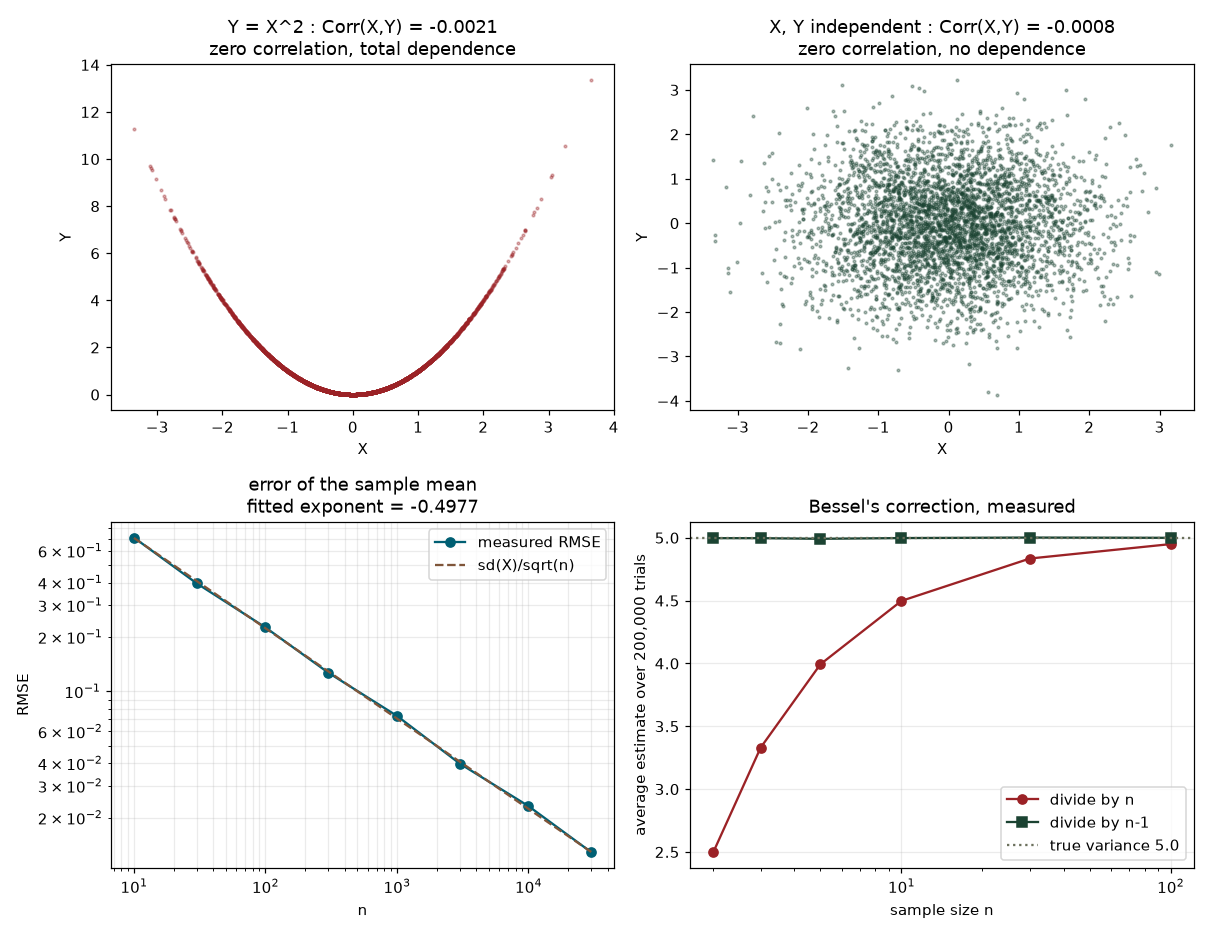

The Python source for this figure:
"""1.8 - Expectation, Variance, Covariance: measured, not asserted.

Seven numbered demonstrations that VERIFY the algebra of expectation,
variance and covariance numerically instead of restating it.

Requirements : numpy, matplotlib (Agg backend only - never opens a window).
Safe/offline : no network, no API keys, no environment variables read, no
               files read. The single file written is
               08_expectation_variance_covariance.png, beside this script.
Reproducible : every random number comes from np.random.default_rng(SEED)
               with SEED = 314159, printed at startup.

What this proves practically
 1. Var(X) = E[X^2] - (E[X])^2 is an identity, not an approximation: both
    sides are computed independently and agree to machine precision. The
    exact worked case E[X]=2, E[X^2]=9 -> Var(X)=5 is checked against a
    two-million-draw simulation.
 2. Covariance ZERO does not imply independence. On y = x^2 with symmetric
    x the relationship is perfectly deterministic, yet the measured
    correlation is ~0. The dependence is then exposed by a second-moment
    test that a correlation coefficient structurally cannot see.
 3. The error of a sample mean shrinks as n^(-1/2). The exponent is fitted
    from measured data, not assumed - and that single number is why a
    50-example eval set cannot resolve a 3-point accuracy difference (7.9).
 4. Var(X+Y) = Var(X) + Var(Y) + 2*Cov(X,Y) holds to ~1e-15 for correlated
    AND uncorrelated pairs; independence is exactly what deletes the cross
    term, which is in turn why Var(sample mean) = Var(X)/n.
 5. A covariance matrix computed by hand from the definition equals
    np.cov to machine precision; its eigenvectors give coordinates in which
    the covariance matrix is DIAGONAL - which is precisely what PCA (2.14)
    does, demonstrated here before PCA is named.
 6. Dividing by n systematically UNDERESTIMATES variance. The bias is
    measured over 200,000 trials and matched against the predicted
    -sigma^2/n; dividing by n-1 removes it. Bessel's correction is measured,
    not asserted.
 7. Concrete cost of demo 3: with 50 eval examples, a model that is truly
    3 points worse wins the comparison a large fraction of the time. The
    sample size needed to fix that is computed and simulated.
"""

import math
import os

import numpy as np

import matplotlib

matplotlib.use("Agg")  # headless: never call plt.show() in course scripts
import matplotlib.pyplot as plt

SEED = 314159
LINE = "=" * 70

# ---------------------------------------------------------------------------
# The reference random variable used throughout demos 1, 3 and 6.
#
# X takes the value 0 with probability 1/2, 3 with probability 1/3, and 6
# with probability 1/6. This is chosen so the closed-form answers are exact
# small integers, which makes any numerical disagreement obvious:
#     E[X]   = 0*(1/2) + 3*(1/3) + 6*(1/6) = 0 + 1 + 1 = 2
#     E[X^2] = 0*(1/2) + 9*(1/3) + 36*(1/6) = 0 + 3 + 6 = 9
#     Var(X) = E[X^2] - (E[X])^2 = 9 - 4 = 5
# Those are exactly the numbers in skip-test question 2.
# ---------------------------------------------------------------------------
VALUES = np.array([0.0, 3.0, 6.0])
PROBS = np.array([1.0 / 2.0, 1.0 / 3.0, 1.0 / 6.0])
TRUE_MEAN = 2.0
TRUE_VAR = 5.0


def sample_x(rng, shape):
    """Draw from the reference distribution via inverse-CDF sampling.

    Much faster than rng.choice for large shapes: one uniform per draw plus
    a binary search. The probability model itself is 1.7 material; here it
    is only a source of data with a KNOWN mean and variance.
    """
    cum = np.cumsum(PROBS)
    u = rng.random(shape)
    return VALUES[np.searchsorted(cum, u)]


def phi(z):
    """Standard normal CDF, from math.erf - avoids a scipy dependency."""
    return 0.5 * (1.0 + math.erf(z / math.sqrt(2.0)))


# ---------------------------------------------------------------------------
def demo1_identity():
    """Var(X) = E[X^2] - (E[X])^2, exactly, then confirmed by simulation."""
    print(LINE)
    print("DEMO 1 - expectation, variance, and the identity Var = E[X^2] - E[X]^2")
    print(LINE)

    rng = np.random.default_rng(SEED)

    # ---- closed form, straight from the definition of expectation --------
    # E[g(X)] = sum over outcomes of P(outcome) * g(outcome).  Expectation is
    # a PROBABILITY-WEIGHTED sum, not an arithmetic average of the values.
    e_x = float(np.sum(PROBS * VALUES))
    e_x2 = float(np.sum(PROBS * VALUES**2))
    var_identity = e_x2 - e_x**2
    # The other definition: average squared distance from the mean.
    var_definition = float(np.sum(PROBS * (VALUES - e_x) ** 2))

    print("  X = 0 with p=1/2,  3 with p=1/3,  6 with p=1/6")
    print("  E[X]   (weighted sum)            = %.15f" % e_x)
    print("  E[X^2] (weighted sum)            = %.15f" % e_x2)
    print()
    print("  route A: E[X^2] - (E[X])^2       = %.15f" % var_identity)
    print("  route B: E[(X - E[X])^2]         = %.15f" % var_definition)
    print("  abs diff between the two routes  = %.3e" % abs(var_identity - var_definition))
    print("  -> the identity is algebra, not an approximation")
    print()
    print("  SKIP TEST 2: E[X]=2, E[X^2]=9  ->  Var(X) = 9 - 2^2 = %.1f" % var_identity)
    print("               sd(X) = sqrt(Var) = %.6f" % math.sqrt(var_identity))
    print()

    # ---- same numbers, obtained by brute force ---------------------------
    n = 2_000_000
    x = sample_x(rng, n)
    samp_mean = float(x.mean())
    samp_e_x2 = float((x**2).mean())
    var_via_identity = samp_e_x2 - samp_mean**2  # 1/n version
    var_via_numpy = float(np.var(x))  # numpy default ddof=0, also 1/n

    print("  simulation, n = %d draws" % n)
    print("  sample mean                      = %.6f   (truth %.1f)" % (samp_mean, TRUE_MEAN))
    print("  sample E[X^2]                    = %.6f   (truth %.1f)" % (samp_e_x2, e_x2))
    print("  sample var via E[X^2] - mean^2   = %.12f" % var_via_identity)
    print("  sample var via np.var (ddof=0)   = %.12f" % var_via_numpy)
    print("  max abs diff                     = %.3e" % abs(var_via_identity - var_via_numpy))
    print("  error of sample mean vs truth    = %.6f" % abs(samp_mean - TRUE_MEAN))
    print()
    print("  CAUTION (1.12): the identity is exact in real arithmetic but")
    print("  cancels catastrophically in floating point on shifted data.")
    shifted = x + 1e9  # shifting cannot change a variance -- but watch
    naive_shift = float((shifted**2).mean() - shifted.mean() ** 2)
    print("  same data shifted by 1e9 (spread is unchanged by definition):")
    print("    E[X^2] - mean^2                = %.6f   (raw %.3e)" % (naive_shift, naive_shift))
    print("    np.var (centres first)         = %.6f" % float(np.var(shifted)))
    print("    truth                          = %.6f" % TRUE_VAR)
    return None


# ---------------------------------------------------------------------------
def demo2_zero_cov_not_independence():
    """The centrepiece: cov = 0 with a perfectly deterministic relationship."""
    print(LINE)
    print("DEMO 2 - covariance ZERO does not mean independent")
    print(LINE)

    rng = np.random.default_rng(SEED + 1)
    n = 500_000

    # Case A: y is a DETERMINISTIC function of x. Knowing x tells you y with
    # certainty. There is no stronger dependence than this.
    x = rng.normal(0.0, 1.0, n)
    y = x**2

    # Cov(X,Y) = E[(X-EX)(Y-EY)].  For symmetric x, E[X^3] = 0 and E[X] = 0,
    # so Cov(X, X^2) = E[X^3] - E[X]E[X^2] = 0 - 0 = 0 exactly.
    cov_a = float(np.cov(x, y, ddof=1)[0, 1])
    corr_a = float(np.corrcoef(x, y)[0, 1])

    # Case B: genuinely independent - drawn from separate streams.
    x2 = rng.normal(0.0, 1.0, n)
    z = rng.normal(0.0, 1.0, n)
    cov_b = float(np.cov(x2, z, ddof=1)[0, 1])
    corr_b = float(np.corrcoef(x2, z)[0, 1])

    print("  n = %d draws in each case" % n)
    print()
    print("  case                              Cov(X,Y)        Corr(X,Y)")
    print("  ------------------------------  ------------  ---------------")
    print("  A: Y = X^2 (X standard normal)  %12.6f  %15.6f" % (cov_a, corr_a))
    print("  B: X, Y independent normals     %12.6f  %15.6f" % (cov_b, corr_b))
    print()
    print("  Both correlations are ~0. Only ONE of the two pairs is independent.")
    print()

    # ---- expose the dependence that correlation cannot see ---------------
    # Independence means E[f(X)g(Y)] = E[f(X)]E[g(Y)] for EVERY pair of
    # functions f and g. Covariance only checks the single case f=g=identity.
    # Choose f(x)=x^2 and g(y)=y^2 and the two cases separate immediately.
    lhs_a = float((x**2 * y**2).mean())
    rhs_a = float((x**2).mean() * (y**2).mean())
    lhs_b = float((x2**2 * z**2).mean())
    rhs_b = float((x2**2).mean() * (z**2).mean())

    print("  independence test with f(X)=X^2, g(Y)=Y^2 :")
    print("    case      E[f(X)g(Y)]      E[f(X)]E[g(Y)]        ratio")
    print("    ------  ---------------  ----------------  -----------")
    print("    A       %15.6f  %16.6f  %11.4f" % (lhs_a, rhs_a, lhs_a / rhs_a))
    print("    B       %15.6f  %16.6f  %11.4f" % (lhs_b, rhs_b, lhs_b / rhs_b))
    print("    Independence demands ratio 1. A gives %.3f, B gives %.3f."
          % (lhs_a / rhs_a, lhs_b / rhs_b))
    print("    Covariance never looked at squares, so it never saw this.")
    print()

    # A nonlinear re-encoding restores the visible correlation in case A.
    corr_abs_a = float(np.corrcoef(np.abs(x), y)[0, 1])
    corr_abs_b = float(np.corrcoef(np.abs(x2), z)[0, 1])
    print("  same data, correlating |X| with Y instead of X with Y:")
    print("    case A  Corr(|X|, Y) = %9.6f   <- the dependence was always there" % corr_abs_a)
    print("    case B  Corr(|X|, Y) = %9.6f   <- still nothing, correctly" % corr_abs_b)
    print()

    # ---- conditional means: the parabola, in numbers ---------------------
    edges = np.quantile(x, [0.0, 0.2, 0.4, 0.6, 0.8, 1.0])
    idx_a = np.clip(np.searchsorted(edges[1:-1], x), 0, 4)
    edges_b = np.quantile(x2, [0.0, 0.2, 0.4, 0.6, 0.8, 1.0])
    idx_b = np.clip(np.searchsorted(edges_b[1:-1], x2), 0, 4)

    print("  mean of Y inside each quintile of X:")
    print("    quintile of X          case A E[Y|bin]   case B E[Y|bin]")
    print("    ---------------------  ---------------  ----------------")
    for k in range(5):
        ma = float(y[idx_a == k].mean())
        mb = float(z[idx_b == k].mean())
        print("    %d  (%6.2f .. %6.2f)  %15.4f  %16.4f"
              % (k + 1, edges[k], edges[k + 1], ma, mb))
    print("    case A sweeps high-low-high: a parabola. Case B is flat noise.")
    return {"x": x[:4000], "y": y[:4000], "x2": x2[:4000], "z": z[:4000],
            "corr_a": corr_a, "corr_b": corr_b}


# ---------------------------------------------------------------------------
def demo3_convergence_rate():
    """Measure the exponent in error ~ n^p. It should come out near -0.5."""
    print(LINE)
    print("DEMO 3 - how fast does a sample mean converge? MEASURE the exponent")
    print(LINE)

    rng = np.random.default_rng(SEED + 2)
    n_values = [10, 30, 100, 300, 1000, 3000, 10000, 30000]
    trials = 800
    chunk = 100  # keep peak memory small: at most chunk*n floats at once

    rmse_mean = []
    rmse_var = []
    for n in n_values:
        errs_m = []
        errs_v = []
        done = 0
        while done < trials:
            block = min(chunk, trials - done)
            xs = sample_x(rng, (block, n))
            errs_m.append(xs.mean(axis=1) - TRUE_MEAN)
            errs_v.append(xs.var(axis=1, ddof=1) - TRUE_VAR)
            done += block
        em = np.concatenate(errs_m)
        ev = np.concatenate(errs_v)
        rmse_mean.append(float(np.sqrt((em**2).mean())))
        rmse_var.append(float(np.sqrt((ev**2).mean())))

    rmse_mean = np.array(rmse_mean)
    rmse_var = np.array(rmse_var)
    n_arr = np.array(n_values, dtype=float)
    # Closed form: the standard error of a mean of n iid draws is
    # sd(X)/sqrt(n). That follows from demo 4, not from magic.
    predicted = math.sqrt(TRUE_VAR) / np.sqrt(n_arr)

    print("  reference X: true mean %.1f, true variance %.1f, %d trials per n"
          % (TRUE_MEAN, TRUE_VAR, trials))
    print()
    print("        n   RMSE(sample mean)   sd(X)/sqrt(n)    ratio   RMSE(sample var)")
    print("  -------  -----------------  ---------------  -------  ----------------")
    for i, n in enumerate(n_values):
        print("  %7d  %17.6f  %15.6f  %7.3f  %16.6f"
              % (n, rmse_mean[i], predicted[i], rmse_mean[i] / predicted[i], rmse_var[i]))

    # Fit log10(RMSE) = a + p*log10(n). The slope p IS the convergence rate.
    p_mean, a_mean = np.polyfit(np.log10(n_arr), np.log10(rmse_mean), 1)
    p_var, _ = np.polyfit(np.log10(n_arr), np.log10(rmse_var), 1)
    print()
    print("  fitted exponent for the MEAN     : %.4f   (theory -0.5)" % p_mean)
    print("  fitted exponent for the VARIANCE : %.4f   (theory -0.5)" % p_var)
    print()
    print("  Reading it operationally: to halve the error you need 4x the data.")
    print("  n=100 -> se %.4f ;  n=400 -> se %.4f ;  n=1600 -> se %.4f"
          % (math.sqrt(TRUE_VAR / 100), math.sqrt(TRUE_VAR / 400), math.sqrt(TRUE_VAR / 1600)))
    return {"n": n_arr, "rmse": rmse_mean, "pred": predicted, "slope": float(p_mean)}


# ---------------------------------------------------------------------------
def demo4_variance_of_a_sum():
    """Var(X+Y) = Var X + Var Y + 2 Cov(X,Y), and what independence deletes."""
    print(LINE)
    print("DEMO 4 - Var(X+Y) = Var(X) + Var(Y) + 2*Cov(X,Y)")
    print(LINE)

    rng = np.random.default_rng(SEED + 3)
    n = 400_000
    base = rng.normal(0.0, 2.0, n)  # Var = 4
    noise = rng.normal(0.0, 3.0, n)  # Var = 9

    cases = [
        ("Y independent of X", base, noise.copy()),
        ("Y =  1.5*X + noise", base, 1.5 * base + noise),
        ("Y = -1.5*X + noise", base, -1.5 * base + noise),
    ]

    print("  all estimates use ddof=1, so the identity should hold to ~1e-15")
    print()
    header = "  case                  Var(X)    Var(Y)   Cov(X,Y)   Var(X+Y)  VX+VY+2C    diff"
    print(header)
    print("  " + "-" * (len(header) - 2))
    for name, a, b in cases:
        vx = float(np.var(a, ddof=1))
        vy = float(np.var(b, ddof=1))
        cxy = float(np.cov(a, b, ddof=1)[0, 1])
        lhs = float(np.var(a + b, ddof=1))
        rhs = vx + vy + 2.0 * cxy
        print("  %-18s %9.4f %9.4f %10.4f %10.4f %9.4f %7.1e"
              % (name, vx, vy, cxy, lhs, rhs, abs(lhs - rhs)))

    print()
    print("  and the mirror identity Var(X-Y) = Var(X) + Var(Y) - 2*Cov(X,Y):")
    for name, a, b in cases:
        vx = float(np.var(a, ddof=1))
        vy = float(np.var(b, ddof=1))
        cxy = float(np.cov(a, b, ddof=1)[0, 1])
        lhs = float(np.var(a - b, ddof=1))
        rhs = vx + vy - 2.0 * cxy
        print("    %-18s  Var(X-Y) = %9.4f   vs %9.4f   diff %7.1e"
              % (name, lhs, rhs, abs(lhs - rhs)))

    print()
    print("  CONSEQUENCE - why demo 3 saw n^-0.5:")
    print("  For n INDEPENDENT copies every cross term is 0, so the variances")
    print("  simply add:  Var(sum) = n*Var(X), and Var(mean) = Var(X)/n.")
    # Verify that directly rather than asserting it.
    trials, m = 40_000, 25
    xs = sample_x(rng, (trials, m))
    emp = float(np.var(xs.mean(axis=1), ddof=1))
    print("  simulated Var(mean of %d draws) = %.6f   predicted Var(X)/%d = %.6f"
          % (m, emp, m, TRUE_VAR / m))
    print("  relative gap = %.3f%%" % (100.0 * abs(emp - TRUE_VAR / m) / (TRUE_VAR / m)))
    return None


# ---------------------------------------------------------------------------
def demo5_covariance_matrix():
    """Covariance matrix by hand vs np.cov, then diagonalize it (2.14)."""
    print(LINE)
    print("DEMO 5 - the covariance MATRIX, by hand and by numpy, then diagonalized")
    print(LINE)

    rng = np.random.default_rng(SEED + 4)
    n = 200_000
    f0 = rng.normal(0.0, 2.0, n)  # a feature on a big scale
    f1 = 0.9 * f0 + rng.normal(0.0, 1.0, n)  # correlated with f0
    f2 = -0.4 * f0 + rng.normal(0.0, 0.3, n)  # anti-correlated, small scale
    X = np.column_stack([f0, f1, f2])  # shape (n, 3): rows = samples

    # ---- by hand, straight from Cov(i,j) = E[(Xi-mu_i)(Xj-mu_j)] ---------
    mu = X.mean(axis=0)
    Xc = X - mu  # centre every column: this IS the "subtract the mean" step
    C_hand = (Xc.T @ Xc) / (n - 1)  # ddof=1 to match np.cov's default
    C_np = np.cov(X, rowvar=False)  # rowvar=False: columns are variables

    print("  data: %d samples, 3 features" % n)
    print("  covariance matrix computed by hand ((Xc.T @ Xc)/(n-1)):")
    for row in C_hand:
        print("    [%10.6f %10.6f %10.6f]" % tuple(row))
    print("  max abs diff vs np.cov            = %.3e" % float(np.abs(C_hand - C_np).max()))
    print("  matrix is symmetric, max|C - C.T| = %.3e" % float(np.abs(C_hand - C_hand.T).max()))
    print("  diagonal entries are the variances of each feature:")
    print("    diag(C)          = [%10.6f %10.6f %10.6f]" % tuple(np.diag(C_hand)))
    print("    np.var(ddof=1)   = [%10.6f %10.6f %10.6f]" % tuple(np.var(X, axis=0, ddof=1)))
    print()

    # ---- correlation matrix = covariance with the units divided out ------
    sd = np.sqrt(np.diag(C_hand))
    R_hand = C_hand / np.outer(sd, sd)
    R_np = np.corrcoef(X, rowvar=False)
    print("  correlation matrix (covariance divided by the two sds):")
    for row in R_hand:
        print("    [%10.6f %10.6f %10.6f]" % tuple(row))
    print("  max abs diff vs np.corrcoef       = %.3e" % float(np.abs(R_hand - R_np).max()))
    print("  every diagonal entry is exactly 1, every entry lies in [-1, 1]:")
    print("    min entry %.6f   max entry %.6f" % (R_hand.min(), R_hand.max()))
    print()

    # ---- eigen-decomposition: this is PCA, one topic early (2.14) --------
    evals, evecs = np.linalg.eigh(C_hand)  # eigh: C is symmetric
    order = np.argsort(evals)[::-1]
    evals, evecs = evals[order], evecs[:, order]
    print("  eigenvalues of C (descending)     = [%10.6f %10.6f %10.6f]" % tuple(evals))
    print("  sum of eigenvalues                = %.12f" % float(evals.sum()))
    print("  trace of C (sum of variances)     = %.12f" % float(np.trace(C_hand)))
    print("  abs diff                          = %.3e" % abs(float(evals.sum() - np.trace(C_hand))))
    print("  share of total variance           = [%7.4f %7.4f %7.4f]"
          % tuple(evals / evals.sum()))
    print()
    # Rotate the data into the eigenvector basis and recompute the covariance.
    Z = Xc @ evecs
    C_rot = np.cov(Z, rowvar=False)
    off = C_rot - np.diag(np.diag(C_rot))
    print("  now rotate the data onto the eigenvectors and recompute Cov:")
    for row in C_rot:
        print("    [%12.6f %12.6f %12.6f]" % tuple(row))
    print("  largest OFF-diagonal magnitude    = %.3e" % float(np.abs(off).max()))
    print("  -> in these coordinates the features are UNCORRELATED.")
    print("     That is exactly what PCA (2.14) does: diagonalize this matrix.")
    return None


# ---------------------------------------------------------------------------
def demo6_bessel():
    """Measure the bias of the 1/n variance estimator instead of asserting it."""
    print(LINE)
    print("DEMO 6 - why the denominator is n-1: MEASURE the bias")
    print(LINE)

    rng = np.random.default_rng(SEED + 5)
    trials = 200_000
    print("  true variance of X = %.1f, averaged over %d independent samples per n"
          % (TRUE_VAR, trials))
    print("  'z' = (measured bias) / (Monte-Carlo standard error). |z| under ~3")
    print("  means the residual is indistinguishable from simulation noise.")
    print()
    head = ("      n   mean(/n)  predicted   bias(/n)        z   mean(/(n-1))"
            " bias(/(n-1))      z")
    print(head)
    print("  " + "-" * (len(head) - 2))
    rows = []
    for n in [2, 3, 5, 10, 30, 100]:
        xs = sample_x(rng, (trials, n))
        est_b = xs.var(axis=1, ddof=0)  # divides by n
        est_u = xs.var(axis=1, ddof=1)  # divides by n-1
        v_biased = float(est_b.mean())
        v_unbias = float(est_u.mean())
        # Resolution of this measurement: the standard error of the AVERAGE
        # of `trials` independent estimates. Without this number a small
        # residual cannot be told apart from a small bias.
        se_b = float(est_b.std(ddof=1)) / math.sqrt(trials)
        se_u = float(est_u.std(ddof=1)) / math.sqrt(trials)
        # Theory: E[ (1/n) sum (x - xbar)^2 ] = ((n-1)/n) * sigma^2, because
        # xbar is itself fitted from the same data and sits closer to the
        # sample than the true mean does. The deficit is exactly sigma^2/n.
        pred = (n - 1) / n * TRUE_VAR
        print("  %5d  %9.6f  %9.6f  %9.6f %8.1f  %12.6f %12.6f %6.1f"
              % (n, v_biased, pred, v_biased - TRUE_VAR, (v_biased - TRUE_VAR) / se_b,
                 v_unbias, v_unbias - TRUE_VAR, (v_unbias - TRUE_VAR) / se_u))
        rows.append((n, v_biased, v_unbias))
    print()
    print("  The /n column sits BELOW %.1f every single time, it tracks the" % TRUE_VAR)
    print("  predicted (n-1)/n * sigma^2 column, and its z-scores are in the")
    print("  hundreds. 200,000 trials cannot average that away: it is a bias,")
    print("  not noise. The /(n-1) column's z-scores stay small in both signs.")
    print()
    print("  Practical rule: np.var defaults to ddof=0 (divide by n) and")
    print("  np.cov defaults to ddof=1 (divide by n-1). They disagree by")
    print("  default. On n=5 that is a %.0f%% understatement." % (100.0 / 5))
    return {"rows": rows}


# ---------------------------------------------------------------------------
def demo7_eval_set_size():
    """The bill for demo 3: what a 50-example eval set can and cannot see."""
    print(LINE)
    print("DEMO 7 - what n^-0.5 costs you: a 50-example eval cannot see 3 points")
    print(LINE)

    rng = np.random.default_rng(SEED + 6)
    p_a, p_b = 0.80, 0.83  # B is genuinely better by 3 accuracy points
    trials = 200_000

    # A single graded example is a Bernoulli draw: it scores 1 or 0. Its
    # variance is p*(1-p) -- an expectation/variance fact, nothing more.
    var_a, var_b = p_a * (1 - p_a), p_b * (1 - p_b)
    print("  model A true accuracy %.2f (per-example variance %.4f)" % (p_a, var_a))
    print("  model B true accuracy %.2f (per-example variance %.4f)" % (p_b, var_b))
    print("  true gap %.2f. Each model is scored on its own eval set of n items." % (p_b - p_a))
    print()
    head = ("      n   se(diff)  gap/se  predicted   sim: B<A     ties"
            "  sim + half ties")
    print(head)
    print("  " + "-" * (len(head) - 2))
    for n in [20, 50, 200, 1000, 2000, 5000]:
        # Var of a difference of two INDEPENDENT means: cross term is zero
        # by demo 4, so the variances simply add.
        se = math.sqrt(var_a / n + var_b / n)
        z = (p_b - p_a) / se
        pred_wrong = phi(-z)
        acc_a = rng.binomial(n, p_a, trials) / n
        acc_b = rng.binomial(n, p_b, trials) / n
        wrong = float(np.mean(acc_b < acc_a))
        ties = float(np.mean(acc_b == acc_a))
        # Accuracy on n items is discrete, so exact ties are common at small
        # n; the continuous normal model splits them. Adding half the ties
        # back is the like-for-like comparison.
        print("  %5d  %9.5f  %6.3f  %9.4f  %9.4f  %7.4f  %14.4f"
              % (n, se, z, pred_wrong, wrong, ties, wrong + 0.5 * ties))

    # How many examples to get the answer right 95% of the time?
    z_needed = 1.6449  # one-sided 95%
    n_needed = z_needed**2 * (var_a + var_b) / (p_b - p_a) ** 2
    print()
    print("  n needed for a 95%% chance of ranking them correctly: %.0f examples"
          % math.ceil(n_needed))
    print("  A 50-item eval is off that by a factor of %.0f." % (math.ceil(n_needed) / 50))
    print("  Same arithmetic underwrites drift detection in 7.9: a metric moved")
    print("  by 3 points is only a signal once n makes 3 points bigger than the")
    print("  standard error. Below that it is the eval set breathing.")
    return None


# ---------------------------------------------------------------------------
def make_plot(d2, d3, d6):
    """Four panels. Saved as PNG; the script never opens a window."""
    fig, ax = plt.subplots(2, 2, figsize=(11, 8.5))

    a = ax[0, 0]
    a.scatter(d2["x"], d2["y"], s=3, alpha=0.35, color="#9b2226")
    a.set_title("Y = X^2 : Corr(X,Y) = %.4f\nzero correlation, total dependence" % d2["corr_a"])
    a.set_xlabel("X")
    a.set_ylabel("Y")

    a = ax[0, 1]
    a.scatter(d2["x2"], d2["z"], s=3, alpha=0.35, color="#1b4332")
    a.set_title("X, Y independent : Corr(X,Y) = %.4f\nzero correlation, no dependence" % d2["corr_b"])
    a.set_xlabel("X")
    a.set_ylabel("Y")

    a = ax[1, 0]
    a.loglog(d3["n"], d3["rmse"], "o-", color="#005f73", label="measured RMSE")
    a.loglog(d3["n"], d3["pred"], "--", color="#7f5539", label="sd(X)/sqrt(n)")
    a.set_title("error of the sample mean\nfitted exponent = %.4f" % d3["slope"])
    a.set_xlabel("n")
    a.set_ylabel("RMSE")
    a.legend()
    a.grid(True, which="both", alpha=0.25)

    a = ax[1, 1]
    ns = [r[0] for r in d6["rows"]]
    a.semilogx(ns, [r[1] for r in d6["rows"]], "o-", color="#9b2226", label="divide by n")
    a.semilogx(ns, [r[2] for r in d6["rows"]], "s-", color="#1b4332", label="divide by n-1")
    a.axhline(TRUE_VAR, color="#6b705c", ls=":", label="true variance %.1f" % TRUE_VAR)
    a.set_title("Bessel's correction, measured")
    a.set_xlabel("sample size n")
    a.set_ylabel("average estimate over 200,000 trials")
    a.legend()
    a.grid(True, alpha=0.25)

    fig.tight_layout()
    path = os.path.join(os.path.dirname(os.path.abspath(__file__)),
                        "08_expectation_variance_covariance.png")
    fig.savefig(path, dpi=110)
    plt.close(fig)
    return path


def main():
    print("numpy %s  |  seed %d" % (np.__version__, SEED))
    demo1_identity()
    d2 = demo2_zero_cov_not_independence()
    d3 = demo3_convergence_rate()
    demo4_variance_of_a_sum()
    demo5_covariance_matrix()
    d6 = demo6_bessel()
    demo7_eval_set_size()
    print(LINE)
    path = make_plot(d2, d3, d6)
    print("PLOT written: %s" % os.path.basename(path))
    print("  size on disk: %d bytes" % os.path.getsize(path))
    print(LINE)


if __name__ == "__main__":
    main()
